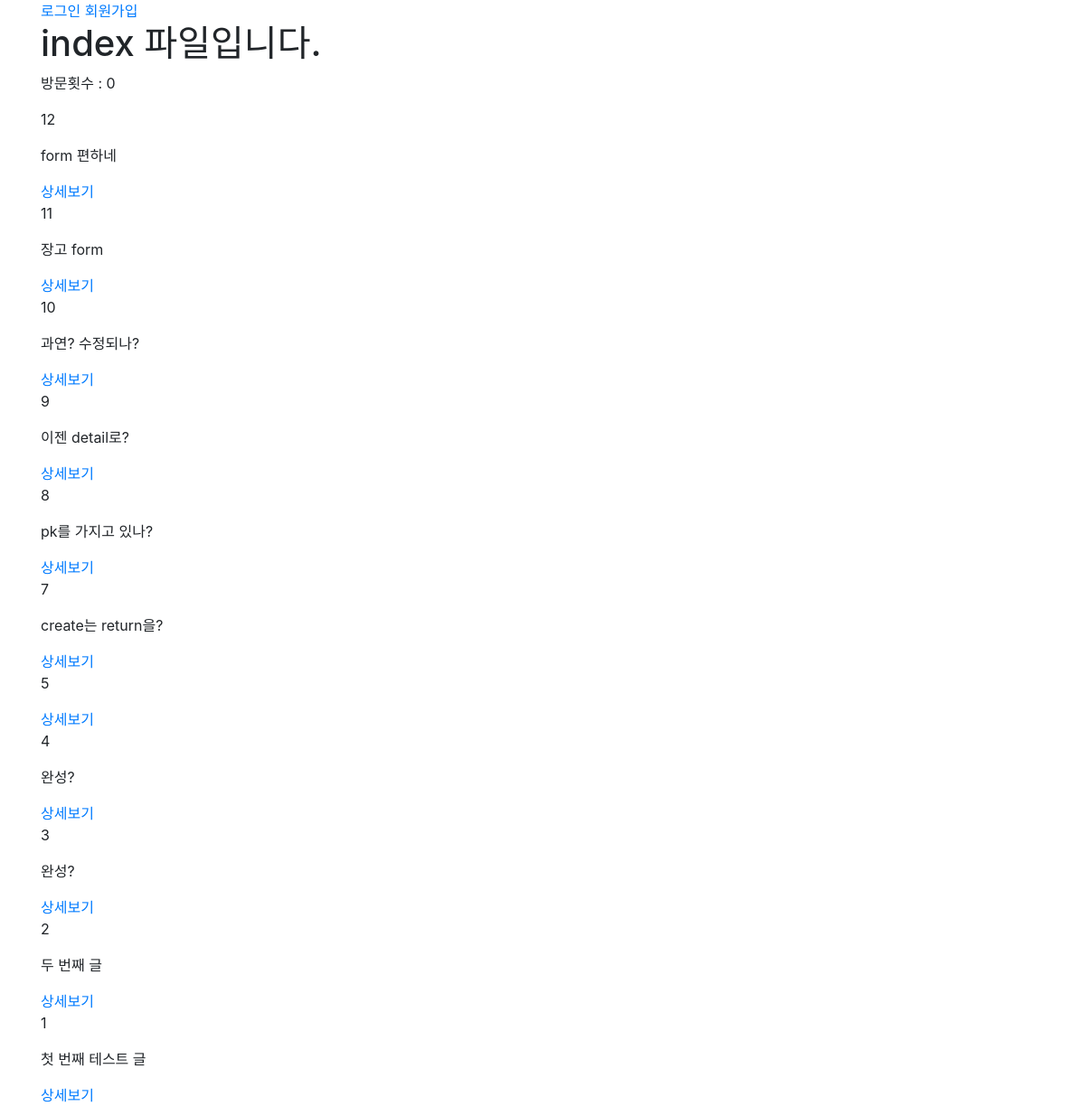
The app's page /articles/ with its own data.
### articles/models.py (models this page shows, shortened)
class Article(models.Model):
    title = models.CharField(max_length=50)
    content = models.TextField()
    created_at = models.DateTimeField(auto_now_add=True)
    updated_at = models.DateTimeField(auto_now=True)
    user = models.ForeignKey(settings.AUTH_USER_MODEL, on_delete=models.CASCADE,)
    like_users = models.ManyToManyField(settings.AUTH_USER_MODEL, related_name='like_articles', blank=True)
    class Meta:
        ordering = ('-pk',)
    def get_absolute_url(self):
        return reverse('articles:detail', kwargs={'pk':self.pk})

### articles/views.py (the view)
# urls.py: path('', views.index, name='index'),
def index(request):
    visits_num = request.session.get('visits', 0)
    request.session['visits'] = visits_num + 1
    request.session.modified = True
    articles = Article.objects.all()
    context = {
        'articles' : articles,
        'visits' : visits_num,
    }
    return render(request, 'articles/index.html', context)

### articles/templates/articles/index.html (shortened to what this page needs)
{% extends 'base.html' %}
{% block body %}
<h1 id='title'>index 파일입니다.</h1>
<p>방문횟수 : {{ visits }}</p>
{% for article in articles %}
  <p>{{ article.pk }}</p>
  <p>{{ article.title}} </p>
  <a href="{{ article.get_absolute_url }}">상세보기</a>
{% endfor %}
{% endblock %}

### recap/templates/base.html (shortened to what this page needs)
{% load bootstrap4 %}
{% bootstrap_css %}
<!DOCTYPE html>
<html lang="ko">
<head>
</head>
<body>
  <div class="container">
    {% if user.is_authenticated %}
      <p>안녕! {{ user.username }}</p>
      <a class='btn btn-info' href="{% url 'accounts:update' %}">회원정보 수정</a>
      <a class='btn btn-secondary' href="{% url 'accounts:logout' %}">로그아웃</a>
      <a class='btn btn-primary' href="{% url 'accounts:change_password' %}">비밀번호수정</a>
      <form action="{% url 'accounts:delete' %}" method="POST">
        {% csrf_token %}
        <input type="submit" value="회원탈퇴" class="btn btn-danger">
      </form>
    {% else %}
      <a href="{% url 'accounts:login' %}">로그인</a>
      <a href="{% url 'accounts:signup' %}">회원가입</a>
    {% endif %}
    {% block body %}
    {% endblock %}
  </div>
</body>
</html>

### records on screen
Article: pk "12", title "form 편하네"
Article: pk "11", title "장고 form"
Article: pk "10", title "과연? 수정되나?"
Article: pk "9", title "이젠 detail로?"
Article: pk "8", title "pk를 가지고 있나?"
Article: pk "7", title "create는 return을?"
Article: pk "5"
Article: pk "4", title "완성?"
Article: pk "3", title "완성?"
Article: pk "2", title "두 번째 글"
Article: pk "1", title "첫 번째 테스트 글"

### other values on screen
{{ visits }} "0"
